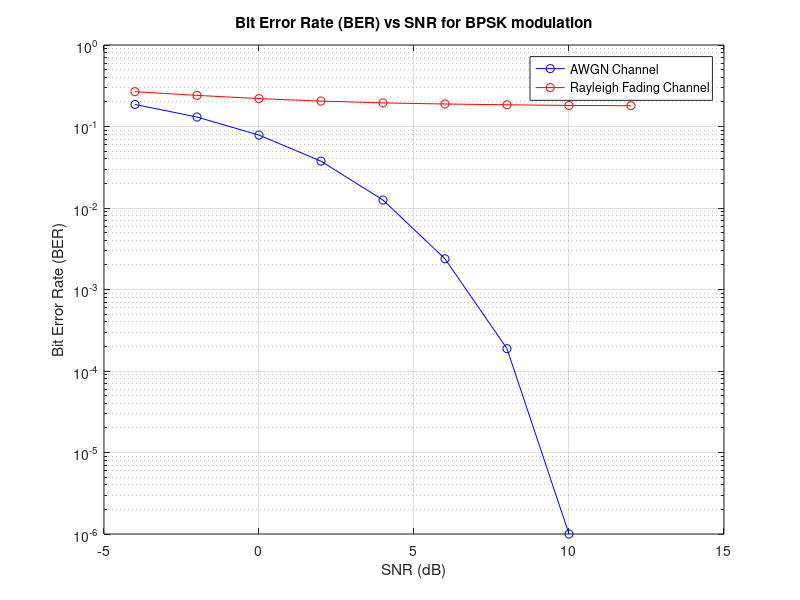

Write MATLAB code to recreate this figure.
% Lab 10 - Simulation of BER over AWGN and Rayleigh Channel
% BER - Bit Error Rate
% AWGN - Additive White Gaussian Noise

close all;
clc;
clear all;

% Parameters
SNR_dB = -4:2:12; % SNR in dB
numBits = 10^6; % Number of bits
M = 2; % BPSK modulation
Eb_N0_dB = SNR_dB - 10*log10(log2(M)); % Convert SNR to Eb/N0

% Generate random binary data
data = randi([0 1], 1, numBits);

% Modulation
modulated_data = pskmod(data, M);

% AWGN Channel Simulation
for i = 1:length(Eb_N0_dB)
    % Add AWGN
    received_signal_awgn = awgn(modulated_data, Eb_N0_dB(i), 'measured');
    
    % Demodulation
    demodulated_data_awgn = pskdemod(received_signal_awgn, M);
    
    % Calculate Bit Errors
    bit_errors_awgn(i) = sum(demodulated_data_awgn ~= data);
end

% Calculate Bit Error Rate (BER) for AWGN
BER_awgn = bit_errors_awgn / numBits;

% Rayleigh Fading Channel Simulation
for i = 1:length(Eb_N0_dB)
    % Generate Rayleigh Fading Channel
    fading_channel = sqrt(0.5)*(randn(1, numBits) + 1i*randn(1, numBits));
    
    % Add Noise to Rayleigh Channel
    received_signal_rayleigh = modulated_data.*fading_channel + awgn(modulated_data, Eb_N0_dB(i), 'measured');
    
    % Demodulation
    demodulated_data_rayleigh = pskdemod(received_signal_rayleigh./fading_channel, M);
    
    % Calculate Bit Errors
    bit_errors_rayleigh(i) = sum(demodulated_data_rayleigh ~= data);
end

% Calculate Bit Error Rate (BER) for Rayleigh Fading Channel
BER_rayleigh = bit_errors_rayleigh / numBits;

% Plot
semilogy(SNR_dB, BER_awgn, 'b-o');
hold on;
semilogy(SNR_dB, BER_rayleigh, 'r-o');
grid on;
xlabel('SNR (dB)');
ylabel('Bit Error Rate (BER)');
legend('AWGN Channel', 'Rayleigh Fading Channel');
title('Bit Error Rate (BER) vs SNR for BPSK modulation');